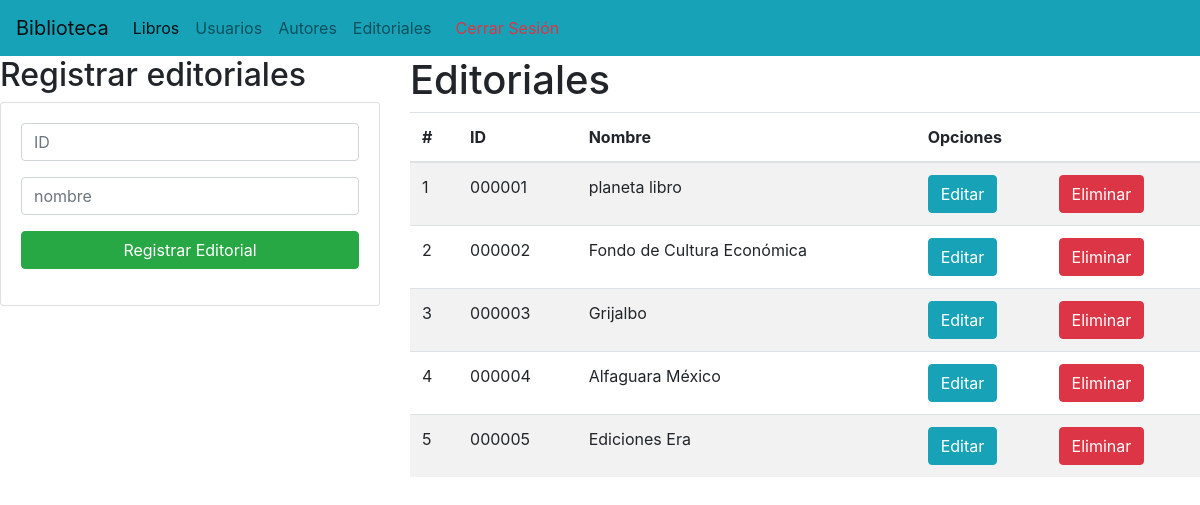
The page /gestionEditoriales/ on the database as committed earlier.
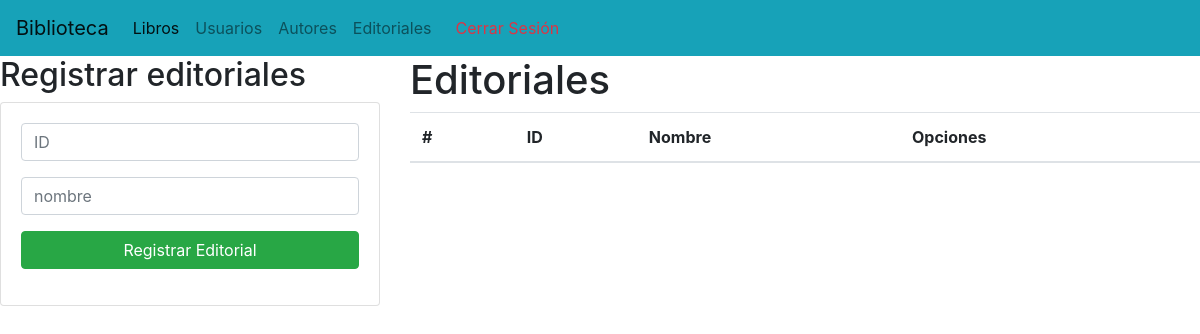
The same page on the database as committed later.
### Aplicaciones/Biblioteca/models.py (models this page shows)
class Editoriales(models.Model):
    idEdi = models.CharField(primary_key=True, max_length=6)
    nomEdi = models.CharField(max_length=200)

### Aplicaciones/Biblioteca/views.py (the view)
# urls.py: path('gestionEditoriales/', views.gestionEd, name='gestionEd'),
def gestionEd(request):
    EditorialesListas = Editoriales.objects.all()
    return render(request, 'gestionEditoriales.html', {"Editoriales":EditorialesListas})

### Aplicaciones/Biblioteca/templates/gestionEditoriales.html (shortened to what this page needs)
<!DOCTYPE html>
<html lang="es">
<head>
    <link rel="stylesheet" href="https://cdn.jsdelivr.net/npm/bootstrap@4.4.1/dist/css/bootstrap.min.css"
>
</head>
<body>
    <nav class="navbar navbar-expand-lg navbar-light bg-info">
        <a class="navbar-brand" href="#">Biblioteca</a>
        <div class="collapse navbar-collapse" id="navbarNav">
          <ul class="navbar-nav">
            <li class="nav-item active">
              <a class="nav-link" href="{% url 'home' %}">Libros<span class="sr-only">(current)</span></a>
            </li>
            <li class="nav-item">
              <a class="nav-link" href="{% url 'gestionUs' %}">Usuarios</a>
            </li>
            <li class="nav-item">
              <a class="nav-link" href="{% url 'gestionAu' %}">Autores</a>
            </li>
            <li class="nav-item">
              <a class="nav-link" href="#">Editoriales</a>
            </li>
            {% if user.is_authenticated %}
            <li class="nav-item">
              <a class="nav-link text-danger" href="#">
                  <i class="fas fa-sign-out-alt mr-2"></i> Cerrar Sesión
              </a>
          </li>
            {% else %}
            <li class="nav-item">
              <a class="nav-link text-danger" href="{% url 'login' %}">
              </a>
          </li>
            {% endif %}
          </ul>
        </div>
      </nav>
      {% block body %}
<div class="row">
    <div class="col-sm-12 col-md-6 col-lg-4 col-xl-4">
        <h2>Registrar editoriales</h2>
        <div class="card">
            <div class="card-body">
                <form action="/registrarEditoriales/" method="post">{% csrf_token %}
                    <div class="form-group">
                        <input type="text" id="txtidEdi" name="txtidEdi" class="form-control" placeholder="ID"
                            minlength="6" maxlength="6" required>
                    </div>
                    <div class="form-group">
                        <input type="text" id="txtNomEdi" name="txtNomEdi" class="form-control" placeholder="nombre"
                             maxlength="70" required>
                    </div>
                    <div class="form-group">
                        <button type="submit" class="btn btn-success btn-block text-white">Registrar Editorial</button>
                    </div>
                </form>
            </div>
        </div>
    </div>
    <div class="col-sm-12 col-md-6 col-lg-8 col-xl-8">
        <h1>Editoriales</h1>
        <div class="table-responsive py=2">
            <table class="table table-striped">
                <thead>
                    <tr>
                        <th>#</th>
                        <th>ID</th>
                        <th>Nombre</th>
                        <th colspan="2">Opciones</th>
                    </tr>
                </thead>
                <tbody>
                    {% for c in Editoriales %}
                    <tr>
                        <td>{{forloop.counter}}</td>
                        <td>{{c.idEdi}}</td>
                        <td>{{c.nomEdi}}</td>
                        <td><a href="edicionLibro/{{c.id}}" class="btn btn-info">Editar</a></td>
                        <td><a href="{% url 'eliminacionEditoriales' idEdi=c.idEdi %}" class="btn btn-danger btnEliminacion"
                            onclick="return confirm('¿Estás seguro de que deseas eliminar este usuario?');">Eliminar</a></td>
                    </tr>
                    {% endfor %}
                </tbody>
            </table>
        </div>
    </div>
</div>
{% endblock %}
</body>
</html>

Rows that differ between the two databases and show on the page:
removed Editoriales: idEdi "000001", nomEdi "planeta libro"
removed Editoriales: idEdi "000002", nomEdi "Fondo de Cultura Económica"
removed Editoriales: idEdi "000003", nomEdi "Grijalbo"
removed Editoriales: idEdi "000004", nomEdi "Alfaguara México"
removed Editoriales: idEdi "000005", nomEdi "Ediciones Era"
